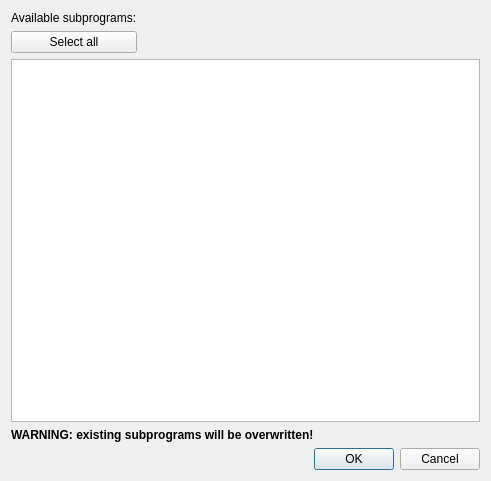
<?xml version="1.0" encoding="UTF-8"?>
<ui version="4.0">
 <class>subprogramsCollectionDialog</class>
 <widget class="QDialog" name="subprogramsCollectionDialog">
  <property name="geometry">
   <rect>
    <x>0</x>
    <y>0</y>
    <width>491</width>
    <height>481</height>
   </rect>
  </property>
  <property name="windowTitle">
   <string>Dialog</string>
  </property>
  <layout class="QGridLayout" name="gridLayout">
   <item row="0" column="0">
    <widget class="QLabel" name="label">
     <property name="text">
      <string>Available subprograms:</string>
     </property>
    </widget>
   </item>
   <item row="1" column="0">
    <widget class="QPushButton" name="selectAllButton">
     <property name="text">
      <string>Select all</string>
     </property>
    </widget>
   </item>
   <item row="1" column="1">
    <spacer name="horizontalSpacer">
     <property name="orientation">
      <enum>Qt::Horizontal</enum>
     </property>
     <property name="sizeHint" stdset="0">
      <size>
       <width>40</width>
       <height>20</height>
      </size>
     </property>
    </spacer>
   </item>
   <item row="4" column="0" colspan="2">
    <widget class="QDialogButtonBox" name="buttonBox">
     <property name="orientation">
      <enum>Qt::Horizontal</enum>
     </property>
     <property name="standardButtons">
      <set>QDialogButtonBox::Cancel|QDialogButtonBox::Ok</set>
     </property>
    </widget>
   </item>
   <item row="2" column="0" colspan="2">
    <widget class="QListWidget" name="listWidget"/>
   </item>
   <item row="3" column="0" colspan="2">
    <widget class="QLabel" name="warningLabel">
     <property name="font">
      <font>
       <weight>75</weight>
       <bold>true</bold>
      </font>
     </property>
     <property name="text">
      <string>WARNING: existing subprograms will be overwritten!</string>
     </property>
    </widget>
   </item>
  </layout>
 </widget>
 <resources/>
 <connections>
  <connection>
   <sender>buttonBox</sender>
   <signal>accepted()</signal>
   <receiver>subprogramsCollectionDialog</receiver>
   <slot>accept()</slot>
   <hints>
    <hint type="sourcelabel">
     <x>257</x>
     <y>440</y>
    </hint>
    <hint type="destinationlabel">
     <x>157</x>
     <y>274</y>
    </hint>
   </hints>
  </connection>
  <connection>
   <sender>buttonBox</sender>
   <signal>rejected()</signal>
   <receiver>subprogramsCollectionDialog</receiver>
   <slot>reject()</slot>
   <hints>
    <hint type="sourcelabel">
     <x>325</x>
     <y>440</y>
    </hint>
    <hint type="destinationlabel">
     <x>286</x>
     <y>274</y>
    </hint>
   </hints>
  </connection>
 </connections>
</ui>
